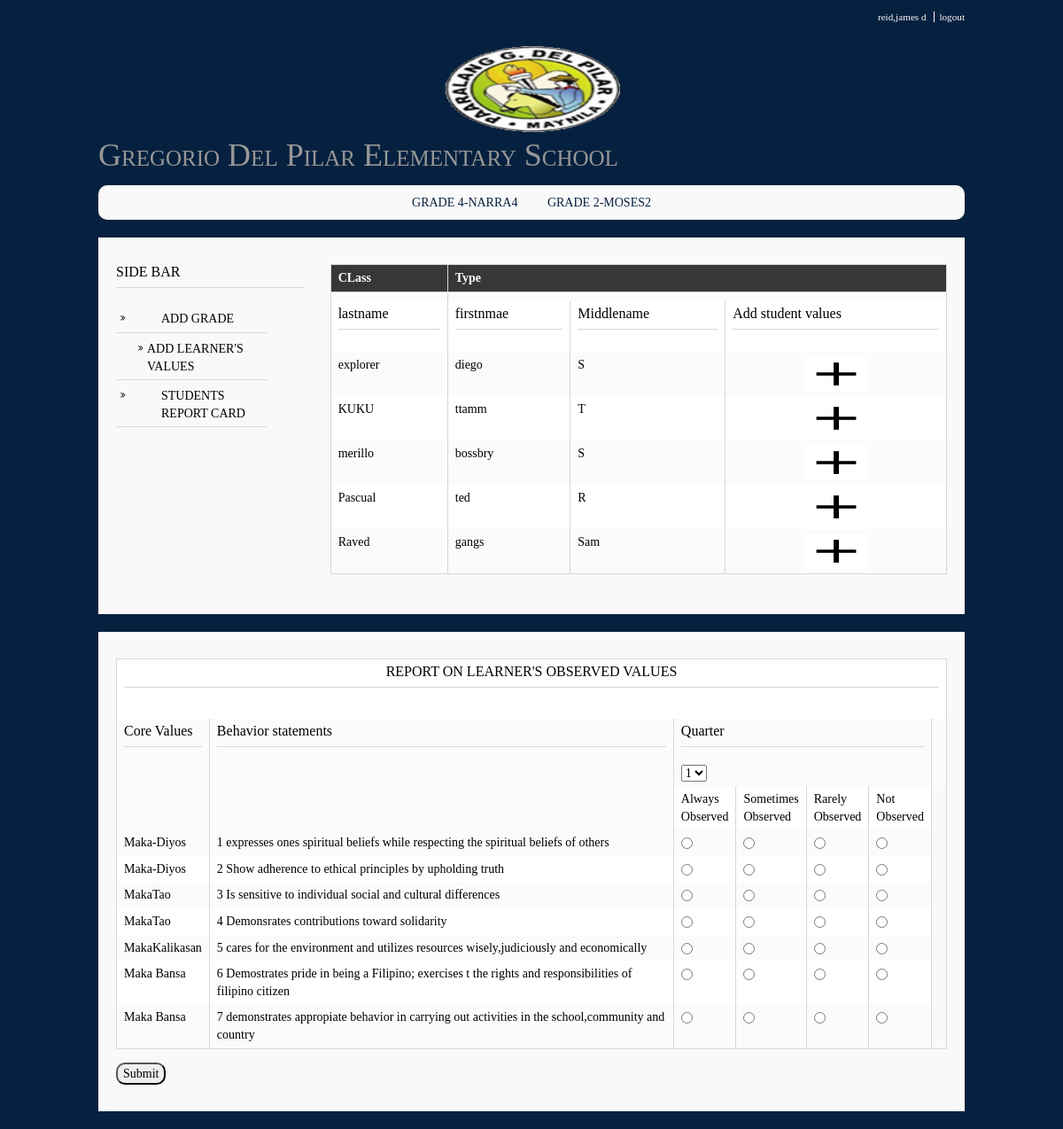
/report_form.php (signed in), run on the app's committed database.
### tables this page shows
CREATE TABLE `studentinfo` (
  `studno` varchar(50) NOT NULL,
  `lname` varchar(50) NOT NULL,
  `fname` varchar(50) NOT NULL,
  `mname` varchar(255) NOT NULL,
  `suffix` varchar(255) NOT NULL,
  `bdate` date NOT NULL,
  `age` varchar(255) NOT NULL,
  `gender` varchar(50) NOT NULL,
  `address` varchar(50) NOT NULL,
  `fathername` varchar(50) NOT NULL,
  `mothername` varchar(50) NOT NULL,
  `b_certificate` varchar(20) NOT NULL
);

CREATE TABLE `behavior_statements` (
  `BS_id` int(11) NOT NULL,
  `core_id` int(11) NOT NULL,
  `B_statements` varchar(255) NOT NULL
);

### report_form.php (the view, shortened to what this page needs)
  <?php
require "required_files.php";
require_once ("functions/functions.php");
 $teachers_id = $_SESSION["teachers_id"];
    $t_type= $_GET['t'];
     $g_level = $_GET['g'];
$query = "SELECT distinct glevel_section,type_of_teacher FROM teachers_class where teachers_id LIKE '%$teachers_id%' ";
           $result = mysqli_query($connect, $query);
                  $find_student="SELECT DISTINCT  SI.studno, SI.lname, SI.fname, SI.mname
                   FROM studentinfo SI, student_record SR, teachers_class TC
                   WHERE SI.studno = SR.studno
                   AND   TC.glevel_section = (SELECT DISTINCT CONCAT(SR.grade_level, '-', SR.section) FROM student_record)
                   AND   TC.teachers_id LIKE '%$teachers_id%'
                   AND TC.glevel_section LIKE '%$g_level%'
                    AND TC.glevel_section LIKE '%$g_level%'
                          AND SR.school_year = TC.school_year
                           ORDER by SI.lname ASC  ";
           $student_result = mysqli_query($connect, $find_student);
?>
<!DOCTYPE html>
  <html>
 <head>
 <link rel="stylesheet" type="text/css" href="js/bootstrap.css">
<div class='wrapper row0'>
 <div id='topbar' class='clear'>
<nav>
 <ul>
  <li><?php echo $_SESSION['lname'].',',$_SESSION['fname'].' ', $_SESSION['mname'];?></li>
 <li><a href='logout2.php'>logout</a></li>
 </ul>
 </nav>
 </div>
</div>
<?php
 echo layout();
?>
 <div class="wrapper row2">
  <div class="rounded">
    <nav id="mainav" class="clear">
  <ul class="clear">
                  <?php  while ($row= mysqli_fetch_assoc($result)){?>
                  <li><a href="class_handled.php?g=<?php echo $_SESSION['glevel_section'];?>&t=<?php echo $_SESSION['t_type'];?>"><?php echo $_SESSION['glevel_section'];  ?></a></li>
                 <?php }?>
                </ul>
                </div>
  </div>
</div>
 <div class="wrapper row3">
  <div class="rounded">
    <main class="container clear">
         <div class="sidebar one_quarter first">
          <h4>SIDE BAR</h4>
          <nav class="sdb_holder">
          <ul>
          <li><a href="class.php?g=<?php echo $g_level;?>&t=<?php echo $t_type;?>">ADD GRADE
          </a></li>
          <ul>
          <li><a href="report_card_learners_values.php?g=<?php echo $g_level;?>&t=<?php echo $t_type;?>">ADD LEARNER'S VALUES
          </a></li>
          </ul>
          <li><a href="report.php?g=<?php echo $g_level;?>&t=<?php echo $t_type;?>">STUDENTS REPORT CARD
          </a></li>
          </ul>
          </nav>
          </div>
               <div id="content" class="three_quarter">
                 <div id="class">
                  <form>
                 <table>
                  <tr><th>CLass</th><th colspan="3">Type</th></tr>
                  <tr>
                   <td><?php echo $g_level; ?></td>
                 <td colspan="3"><?php echo $t_type;?></td>
                 </tr>
                 <tr><td><h3> lastname </h3></td><td><h3> firstnmae </h3></td><td><h3> Middlename </h3></td>
                  <td><h3> Add student values </h3></td></tr>
                  <?php  while ($row= mysqli_fetch_array($student_result, MYSQLI_ASSOC)){
                     $lname =$row['lname'];
                    $fname =$row['fname'];
                    $mname =$row['mname'];?>
                  <tr>
                  <td> <?php echo $row['lname']; ?> </td>
                  <td> <?php echo $row['fname']; ?> </td>
                  <td> <?php echo $row['mname']; ?> </td>
                   <td><a href="report_form.php?l=<?php echo $lname." ".$fname." ".$mname; ?>&id=<?php echo $row['lname']; ?>&id=<?php echo $row['studno']; ?>&g=<?php echo $g_level;?>&t=<?php echo $t_type;?>"><center><img src="images/add.png" style="width: 70px; height: 40px;" ></center></a> </td>
                  </tr>
                  <?php }?>
                  </table>
                  </form>
                  </div>
    </main>
  </div>
</div>
<div class="wrapper row3">
<div class="rounded">
<main class="container clear">
      <div name="student_grade_info" id="student_grade_info">
      <?php $id =$_GET['id']?>
      <?php $lname2 =$_GET['l']?>
      <form action="add_values.php?i=<?php echo $id;?>&g=<?php echo $g_level;?>&t=<?php echo $t_type;?>&l=<?php echo $lname2;?>" method="POST">
       <table>
      <tr><td  colspan='7'><center><h1>REPORT ON LEARNER'S OBSERVED VALUES</h1></center></td><tr>
      <tr><td colspan='7'><?php echo $lname2; ?></td></tr>
      <tr>
      <td rowspan="2"><h2> Core Values </h2></td>
      <td rowspan="2"><h2>  Behavior statements </h2></td>
      <td colspan="4"><h2> Quarter  </h2>
      <select name="quarter">
        <option value="1">1</option>
      </select></td>
      <td> </td>
      </tr>
      <tr>
      <td width="50">Always Observed</td>
      <td width="50">Sometimes Observed</td>
      <td width="50">Rarely Observed</td>
      <td width="50">Not Observed</td>
       </tr>
    <?php $values_query= "SELECT DISTINCT b.BS_id,b.B_statements,c.core_values
    from behavior_statements as b, core_values as c
    where c.core_id=b.core_id";
     $result = mysqli_query($connect, $values_query);
     while ($row= mysqli_fetch_array($result, MYSQLI_ASSOC)){
      ?>
      <tr>
        <td>
          <?php echo $_SESSION['core_values']; ?>
        </td>
        <td>
          <?php echo $_SESSION['bs_id']." ".$_SESSION['B_statements']; ?>
        </td>
        <td>
          <input type="radio" name=" <?php echo  $_SESSION['bs_id']; ?>" value=" AO">
        </td>
         <td>
          <input type="radio" name=" <?php echo  $_SESSION['bs_id']; ?>" value="SO">
        </td>
         <td>
          <input type="radio" name=" <?php echo  $_SESSION['bs_id']; ?>" value=" RO">
        </td>
         <td>
          <input type="radio" name=" <?php echo  $_SESSION['bs_id']; ?>" value=" NO">
        </td>
        <?php }?>
      </tr>
         </table>
           <input type="submit" name="proceed" value="Submit">
      </form>
      </div>
</main>
</div>
</div>
      </body>
 </html>

### layout/styles/layout.css (style rules this page uses)
#topbar { padding:10px 0 0 0; text-align:right; font-size:.8em; }
#topbar li { display:inline; margin-right:3px; padding-right:8px; border-right:1px solid; }
#topbar li:last-child { margin-right:0; padding-right:0; border:none; }
.container { padding:20px 10px; }
.container h1, .container h2, .container h3, .container h4, .container h5, .container h6, .container .heading { padding-bottom:8px; border-bottom:1px solid; }
.sidebar .sdb_holder { margin-bottom:50px; }
.sidebar .sdb_holder:last-child { margin-bottom:0; }
nav ul, nav ol { margin:0; padding:0; list-style:none; }
#mainav .drop::after, #mainav li li .drop::after, #breadcrumb li a::after, .sidebar nav a::after { position:absolute; font-family:"FontAwesome"; font-size:10px; line-height:10px; }
#mainav { text-align:center; text-transform:uppercase; }
#mainav li { display:inline-block; position:relative; margin:0 30px 0 0; padding:0; }
#mainav li:last-child { margin-right:0; }
#mainav li a { display:block; padding:0; }
.sidebar nav { display:block; width:80%; }
.sidebar nav li { margin:0 0 3px 0; padding:0; }
.sidebar nav a { display:block; position:relative; margin:0; padding:5px 10px 5px 51px; text-decoration:none; border:solid; border-width:0 0 1px 0; }
.sidebar nav a::after { top:9px; left:5px; content:"\f101"; }
.sidebar nav ul ul a { padding-left:35px; }
.sidebar nav ul ul a::after { left:25px; }
table, th, td { border:1px solid; border-collapse:collapse; vertical-align:top; box-sizing:border-box; }
table, th { table-layout:auto; }
table { width:100%; margin-bottom:15px; }
th, td { padding:5px 8px; }
td { border-width:0 1px; }
.rounded, input, button, textarea, #header input, #footer input, #slide-wrapper figcaption, .avatar, #comments li, .faico a, #twitter, .pagination a, .pagination strong { border-radius:10px; }
body { color:#F9F9F9; background-color:#06213F; }
a { color:#55ABDA; }
.rounded { background-color:#F9F9F9; }
.row0, .row0 a { color:#F9F9F9; background-color:#06213F; }
.row1 a { color:#F9F9F9; background-color:inherit; }
.row2, .row2 a { color:#06213F; background-color:inherit; }
.row3 { color:black; background-color:#F9F9F9; }
#topbar li { border-color:#FFFFFF; }
.container h1, .container h2, .container h3, .container h4, .container h5, .container h6, .container .heading { border-color:#D7D7D7; }
#mainav li a { color:inherit; }
.container .sidebar nav a { color:inherit; border-color:#D7D7D7; }
table, th, td, #comments .avatar, #comments input, #comments textarea { border-color:#D7D7D7; }
th { color:#FFFFFF; background-color:#373737; }
tr, #comments li, #comments input[type="submit"], #comments input[type="reset"] { background-color:#FBFBFB; }
tr:nth-child(odd), #comments li:nth-child(odd) { color:inherit; background-color:#FFFFFF; }
table a, #comments a { background-color:inherit; }
@media screen and (min-width:978px) { .wrapper { max-width:978px; } }

### layout/styles/framework.css (style rules this page uses)
html { overflow-y:scroll; }
body { margin:0; padding:0; font-size:14px; line-height:1.4em; }
.clear, .group { display:block; }
.clear::before, .clear::after, .group::before, .group::after { display:table; content:""; }
.clear, .clear::after, .group, .group::after { clear:both; }
a { outline:none; text-decoration:none; }
img { width:auto; max-width:100%; height:auto; margin:0; padding:0; border:none; line-height:normal; vertical-align:middle; box-sizing:border-box; }
body, h1, h2, h3, h4, h5, h6, .heading { font-family:Georgia, "Times New Roman", Times, serif; }
form, fieldset, legend { margin:0; padding:0; border:none; }
label, input, textarea, select { display:block; resize:none; outline:none; color:inherit; font-size:inherit; font-family:inherit; box-sizing:border-box; }
h1, h2, h3, h4, h5, h6, .heading { display:block; margin:0 0 20px 0; font-size:16px; line-height:normal; font-weight:normal; font-style:normal; }
.wrapper { display:block; margin:0 auto 20px; text-align:left; word-wrap:break-word; }
.rounded, #topbar, #header, #mainav, #slider, .container, #footer, #copyright { display:block; width:100%; box-sizing:border-box; }
.rounded { margin:0; padding:10px; }
address, article, aside, figcaption, figure, footer, header, main, nav, section { display:block; margin:0; padding:0; }
.one_half, .one_third, .two_third, .one_quarter, .two_quarter, .three_quarter { display:inline-block; float:left; margin:0 0 0 3.06748466257669%; list-style:none; box-sizing:border-box; }
.first { margin-left:0; clear:left; }
.one_quarter { width:22.69938650306748%; }
.three_quarter { width:74.23312883435584%; }

### data on the page
studentinfo: lname "explorer", fname "diego", mname "S"
studentinfo: lname "KUKU", fname "ttamm", mname "T"
studentinfo: lname "merillo", fname "bossbry", mname "S"
studentinfo: lname "Pascual", fname "ted", mname "R"
studentinfo: lname "Raved", fname "gangs", mname "Sam"
behavior_statements: core_values "Maka-Diyos", bs_id "1", B_statements "expresses ones spiritual beliefs while respecting the spiritual beliefs of others"
behavior_statements: core_values "Maka-Diyos", bs_id "2", B_statements "Show adherence to ethical principles by upholding truth"
behavior_statements: core_values "MakaTao", bs_id "3", B_statements "Is sensitive to individual social and cultural differences"
behavior_statements: core_values "MakaTao", bs_id "4", B_statements "Demonsrates contributions toward solidarity"
behavior_statements: core_values "MakaKalikasan", bs_id "5", B_statements "cares for the environment and utilizes resources wisely,judiciously and economically"
behavior_statements: core_values "Maka Bansa", bs_id "6", B_statements "Demostrates pride in being a Filipino; exercises t the rights and responsibilities of filipino citizen"
behavior_statements: core_values "Maka Bansa", bs_id "7", B_statements "demonstrates appropiate behavior in carrying out activities in the school,community and country"

### other printed values
$_SESSION['lname'] "reid"
$_SESSION['fname'] "james"
$_SESSION['mname'] "d"
$_SESSION['glevel_section'] "GRADE 4-NARRA4"
$_SESSION['glevel_section'] "GRADE 2-MOSES2"
